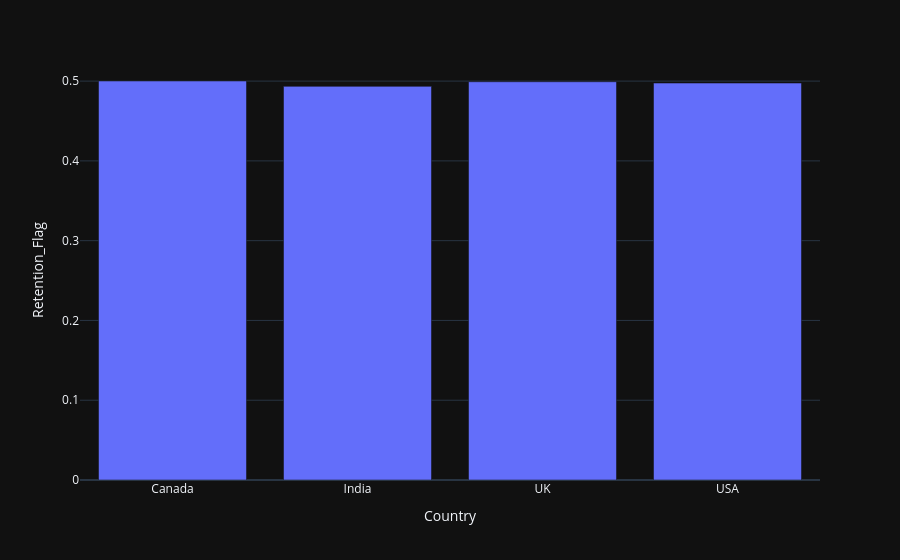

Notebook source saved alongside this figure:
### Markdown cell above
Retention by Country

### Code cell
ret = df.groupby('Country')['Retention_Flag'].mean().reset_index()

px.bar(ret,
       x='Country',
       y='Retention_Flag')

### Figure 1 — Plotly figure (JSON) as saved in the notebook; plotly's stock layout.template omitted (floating-point values rounded to 4 significant figures)
{"data": [{"hovertemplate": "Country=%{x}<br>Retention_Flag=%{y}<extra></extra>", "legendgroup": "", "marker": {"color": "#636efa", "pattern": {"shape": ""}}, "name": "", "orientation": "v", "showlegend": false, "textposition": "auto", "x": ["Canada", "India", "UK", "USA"], "xaxis": "x", "y": [0.5002, 0.4934, 0.4992, 0.4976], "yaxis": "y", "type": "bar"}], "layout": {"xaxis": {"anchor": "y", "domain": [0.0, 1.0], "title": {"text": "Country"}}, "yaxis": {"anchor": "x", "domain": [0.0, 1.0], "title": {"text": "Retention_Flag"}}, "legend": {"tracegroupgap": 0}, "margin": {"t": 60}, "barmode": "relative"}}
